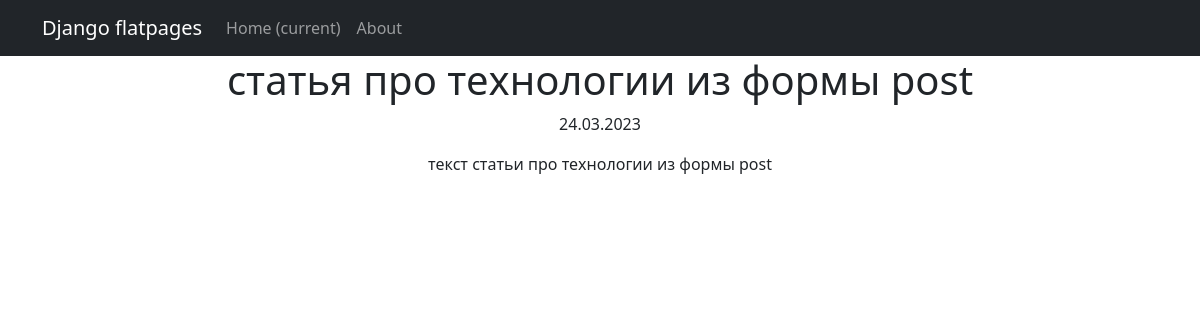
Screenshot of /news/14 with the database file from the repository.
### news/models.py (models this page shows, shortened)
class Post(models.Model):
    article = 'AR'
    news = 'NW'
    POST_TYPES = [
        (article, 'статья'),
        (news, 'новость'),
        ]
    author = models.ForeignKey(Author, on_delete=models.CASCADE)
    post_types = models.CharField(choices=POST_TYPES, max_length=2)
    date_time_post = models.DateTimeField(auto_now_add=True)
    categories = models.ManyToManyField(Category, through='PostCategory')
    title_post = models.CharField(max_length=255)
    text_post = models.TextField()
    rating_post = models.IntegerField(default=0)
    likes = models.IntegerField(default=0)
    dislikes = models.IntegerField(default=0)
    def __str__(self):
        return f'{self.title_post.title()}: {self.text_post[:40]}'

### news/views.py (the view)
# urls.py: path('<int:pk>', PostDetail.as_view(), name='post_detail'),
class PostDetail(DetailView):
    model = Post
    template_name = 'onenews.html'
    context_object_name = 'onenews'

### templates/onenews.html (shortened to what this page needs)
{% extends 'flatpages/default.html' %}
{% block content %}
<h1>{{ onenews.title_post }}</h1>
<p>{{ onenews.date_time_post|date:"d.m.Y" }}</p>
<p>{{ onenews.text_post }}</p>
{% endblock content %}

### rows the page displays
Post: title_post "статья про технологии из формы post", date_time_post "24.03.2023", text_post "текст статьи про технологии из формы post"
